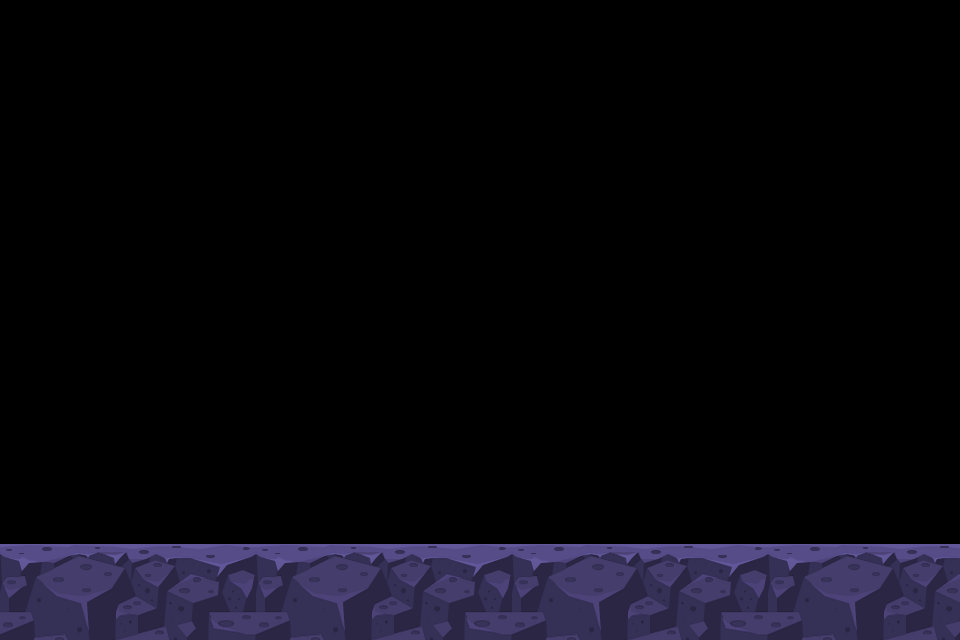

Tiled map render using the project's own tile images. Description and the whole map definition, tile-layer contents included, below:
An orthogonal 60x40 tile map with 16x16 px tiles, 1 tile layer (圖塊層 1).

<map version="1.10" tiledversion="1.12.1" orientation="orthogonal" renderorder="right-down" width="60" height="40" tilewidth="16" tileheight="16" infinite="0" nextlayerid="2" nextobjectid="1">
 <tileset firstgid="1" name="Tile (1)" tilewidth="16" tileheight="16" tilecount="256" columns="16">
  <image source="../Purple Planet - Platformer Tileset/Assets/Purple Planet/png/256px/tiles/Tile (1).png" width="256" height="256" />
 </tileset>
 <layer id="1" name="圖塊層 1" width="60" height="40">
  <data encoding="csv">
0,0,0,0,0,0,0,0,0,0,0,0,0,0,0,0,0,0,0,0,0,0,0,0,0,0,0,0,0,0,0,0,0,0,0,0,0,0,0,0,0,0,0,0,0,0,0,0,0,0,0,0,0,0,0,0,0,0,0,0,
0,0,0,0,0,0,0,0,0,0,0,0,0,0,0,0,0,0,0,0,0,0,0,0,0,0,0,0,0,0,0,0,0,0,0,0,0,0,0,0,0,0,0,0,0,0,0,0,0,0,0,0,0,0,0,0,0,0,0,0,
0,0,0,0,0,0,0,0,0,0,0,0,0,0,0,0,0,0,0,0,0,0,0,0,0,0,0,0,0,0,0,0,0,0,0,0,0,0,0,0,0,0,0,0,0,0,0,0,0,0,0,0,0,0,0,0,0,0,0,0,
0,0,0,0,0,0,0,0,0,0,0,0,0,0,0,0,0,0,0,0,0,0,0,0,0,0,0,0,0,0,0,0,0,0,0,0,0,0,0,0,0,0,0,0,0,0,0,0,0,0,0,0,0,0,0,0,0,0,0,0,
0,0,0,0,0,0,0,0,0,0,0,0,0,0,0,0,0,0,0,0,0,0,0,0,0,0,0,0,0,0,0,0,0,0,0,0,0,0,0,0,0,0,0,0,0,0,0,0,0,0,0,0,0,0,0,0,0,0,0,0,
0,0,0,0,0,0,0,0,0,0,0,0,0,0,0,0,0,0,0,0,0,0,0,0,0,0,0,0,0,0,0,0,0,0,0,0,0,0,0,0,0,0,0,0,0,0,0,0,0,0,0,0,0,0,0,0,0,0,0,0,
0,0,0,0,0,0,0,0,0,0,0,0,0,0,0,0,0,0,0,0,0,0,0,0,0,0,0,0,0,0,0,0,0,0,0,0,0,0,0,0,0,0,0,0,0,0,0,0,0,0,0,0,0,0,0,0,0,0,0,0,
0,0,0,0,0,0,0,0,0,0,0,0,0,0,0,0,0,0,0,0,0,0,0,0,0,0,0,0,0,0,0,0,0,0,0,0,0,0,0,0,0,0,0,0,0,0,0,0,0,0,0,0,0,0,0,0,0,0,0,0,
0,0,0,0,0,0,0,0,0,0,0,0,0,0,0,0,0,0,0,0,0,0,0,0,0,0,0,0,0,0,0,0,0,0,0,0,0,0,0,0,0,0,0,0,0,0,0,0,0,0,0,0,0,0,0,0,0,0,0,0,
0,0,0,0,0,0,0,0,0,0,0,0,0,0,0,0,0,0,0,0,0,0,0,0,0,0,0,0,0,0,0,0,0,0,0,0,0,0,0,0,0,0,0,0,0,0,0,0,0,0,0,0,0,0,0,0,0,0,0,0,
0,0,0,0,0,0,0,0,0,0,0,0,0,0,0,0,0,0,0,0,0,0,0,0,0,0,0,0,0,0,0,0,0,0,0,0,0,0,0,0,0,0,0,0,0,0,0,0,0,0,0,0,0,0,0,0,0,0,0,0,
0,0,0,0,0,0,0,0,0,0,0,0,0,0,0,0,0,0,0,0,0,0,0,0,0,0,0,0,0,0,0,0,0,0,0,0,0,0,0,0,0,0,0,0,0,0,0,0,0,0,0,0,0,0,0,0,0,0,0,0,
0,0,0,0,0,0,0,0,0,0,0,0,0,0,0,0,0,0,0,0,0,0,0,0,0,0,0,0,0,0,0,0,0,0,0,0,0,0,0,0,0,0,0,0,0,0,0,0,0,0,0,0,0,0,0,0,0,0,0,0,
0,0,0,0,0,0,0,0,0,0,0,0,0,0,0,0,0,0,0,0,0,0,0,0,0,0,0,0,0,0,0,0,0,0,0,0,0,0,0,0,0,0,0,0,0,0,0,0,0,0,0,0,0,0,0,0,0,0,0,0,
0,0,0,0,0,0,0,0,0,0,0,0,0,0,0,0,0,0,0,0,0,0,0,0,0,0,0,0,0,0,0,0,0,0,0,0,0,0,0,0,0,0,0,0,0,0,0,0,0,0,0,0,0,0,0,0,0,0,0,0,
0,0,0,0,0,0,0,0,0,0,0,0,0,0,0,0,0,0,0,0,0,0,0,0,0,0,0,0,0,0,0,0,0,0,0,0,0,0,0,0,0,0,0,0,0,0,0,0,0,0,0,0,0,0,0,0,0,0,0,0,
0,0,0,0,0,0,0,0,0,0,0,0,0,0,0,0,0,0,0,0,0,0,0,0,0,0,0,0,0,0,0,0,0,0,0,0,0,0,0,0,0,0,0,0,0,0,0,0,0,0,0,0,0,0,0,0,0,0,0,0,
0,0,0,0,0,0,0,0,0,0,0,0,0,0,0,0,0,0,0,0,0,0,0,0,0,0,0,0,0,0,0,0,0,0,0,0,0,0,0,0,0,0,0,0,0,0,0,0,0,0,0,0,0,0,0,0,0,0,0,0,
0,0,0,0,0,0,0,0,0,0,0,0,0,0,0,0,0,0,0,0,0,0,0,0,0,0,0,0,0,0,0,0,0,0,0,0,0,0,0,0,0,0,0,0,0,0,0,0,0,0,0,0,0,0,0,0,0,0,0,0,
0,0,0,0,0,0,0,0,0,0,0,0,0,0,0,0,0,0,0,0,0,0,0,0,0,0,0,0,0,0,0,0,0,0,0,0,0,0,0,0,0,0,0,0,0,0,0,0,0,0,0,0,0,0,0,0,0,0,0,0,
0,0,0,0,0,0,0,0,0,0,0,0,0,0,0,0,0,0,0,0,0,0,0,0,0,0,0,0,0,0,0,0,0,0,0,0,0,0,0,0,0,0,0,0,0,0,0,0,0,0,0,0,0,0,0,0,0,0,0,0,
0,0,0,0,0,0,0,0,0,0,0,0,0,0,0,0,0,0,0,0,0,0,0,0,0,0,0,0,0,0,0,0,0,0,0,0,0,0,0,0,0,0,0,0,0,0,0,0,0,0,0,0,0,0,0,0,0,0,0,0,
0,0,0,0,0,0,0,0,0,0,0,0,0,0,0,0,0,0,0,0,0,0,0,0,0,0,0,0,0,0,0,0,0,0,0,0,0,0,0,0,0,0,0,0,0,0,0,0,0,0,0,0,0,0,0,0,0,0,0,0,
0,0,0,0,0,0,0,0,0,0,0,0,0,0,0,0,0,0,0,0,0,0,0,0,0,0,0,0,0,0,0,0,0,0,0,0,0,0,0,0,0,0,0,0,0,0,0,0,0,0,0,0,0,0,0,0,0,0,0,0,
0,0,0,0,0,0,0,0,0,0,0,0,0,0,0,0,0,0,0,0,0,0,0,0,0,0,0,0,0,0,0,0,0,0,0,0,0,0,0,0,0,0,0,0,0,0,0,0,0,0,0,0,0,0,0,0,0,0,0,0,
0,0,0,0,0,0,0,0,0,0,0,0,0,0,0,0,0,0,0,0,0,0,0,0,0,0,0,0,0,0,0,0,0,0,0,0,0,0,0,0,0,0,0,0,0,0,0,0,0,0,0,0,0,0,0,0,0,0,0,0,
0,0,0,0,0,0,0,0,0,0,0,0,0,0,0,0,0,0,0,0,0,0,0,0,0,0,0,0,0,0,0,0,0,0,0,0,0,0,0,0,0,0,0,0,0,0,0,0,0,0,0,0,0,0,0,0,0,0,0,0,
0,0,0,0,0,0,0,0,0,0,0,0,0,0,0,0,0,0,0,0,0,0,0,0,0,0,0,0,0,0,0,0,0,0,0,0,0,0,0,0,0,0,0,0,0,0,0,0,0,0,0,0,0,0,0,0,0,0,0,0,
0,0,0,0,0,0,0,0,0,0,0,0,0,0,0,0,0,0,0,0,0,0,0,0,0,0,0,0,0,0,0,0,0,0,0,0,0,0,0,0,0,0,0,0,0,0,0,0,0,0,0,0,0,0,0,0,0,0,0,0,
0,0,0,0,0,0,0,0,0,0,0,0,0,0,0,0,0,0,0,0,0,0,0,0,0,0,0,0,0,0,0,0,0,0,0,0,0,0,0,0,0,0,0,0,0,0,0,0,0,0,0,0,0,0,0,0,0,0,0,0,
0,0,0,0,0,0,0,0,0,0,0,0,0,0,0,0,0,0,0,0,0,0,0,0,0,0,0,0,0,0,0,0,0,0,0,0,0,0,0,0,0,0,0,0,0,0,0,0,0,0,0,0,0,0,0,0,0,0,0,0,
0,0,0,0,0,0,0,0,0,0,0,0,0,0,0,0,0,0,0,0,0,0,0,0,0,0,0,0,0,0,0,0,0,0,0,0,0,0,0,0,0,0,0,0,0,0,0,0,0,0,0,0,0,0,0,0,0,0,0,0,
0,0,0,0,0,0,0,0,0,0,0,0,0,0,0,0,0,0,0,0,0,0,0,0,0,0,0,0,0,0,0,0,0,0,0,0,0,0,0,0,0,0,0,0,0,0,0,0,0,0,0,0,0,0,0,0,0,0,0,0,
0,0,0,0,0,0,0,0,0,0,0,0,0,0,0,0,0,0,0,0,0,0,0,0,0,0,0,0,0,0,0,0,0,0,0,0,0,0,0,0,0,0,0,0,0,0,0,0,0,0,0,0,0,0,0,0,0,0,0,0,
1,2,3,4,5,6,7,8,9,10,11,12,13,14,15,16,1,2,3,4,5,6,7,8,9,10,11,12,13,14,15,16,1,2,3,4,5,6,7,8,9,10,11,12,13,14,15,16,1,2,3,4,5,6,7,8,9,10,11,12,
17,18,19,20,21,22,23,24,25,26,27,28,29,30,31,32,17,18,19,20,21,22,23,24,25,26,27,28,29,30,31,32,17,18,19,20,21,22,23,24,25,26,27,28,29,30,31,32,17,18,19,20,21,22,23,24,25,26,27,28,
33,34,35,36,37,38,39,40,41,42,43,44,45,46,47,48,33,34,35,36,37,38,39,40,41,42,43,44,45,46,47,48,33,34,35,36,37,38,39,40,41,42,43,44,45,46,47,48,33,34,35,36,37,38,39,40,41,42,43,44,
49,50,51,52,53,54,55,56,57,58,59,60,61,62,63,64,49,50,51,52,53,54,55,56,57,58,59,60,61,62,63,64,49,50,51,52,53,54,55,56,57,58,59,60,61,62,63,64,49,50,51,52,53,54,55,56,57,58,59,60,
65,66,67,68,69,70,71,72,73,74,75,76,77,78,79,80,65,66,67,68,69,70,71,72,73,74,75,76,77,78,79,80,65,66,67,68,69,70,71,72,73,74,75,76,77,78,79,80,65,66,67,68,69,70,71,72,73,74,75,76,
81,82,83,84,85,86,87,88,89,90,91,92,93,94,95,96,81,82,83,84,85,86,87,88,89,90,91,92,93,94,95,96,81,82,83,84,85,86,87,88,89,90,91,92,93,94,95,96,81,82,83,84,85,86,87,88,89,90,91,92
</data>
 </layer>
</map>
